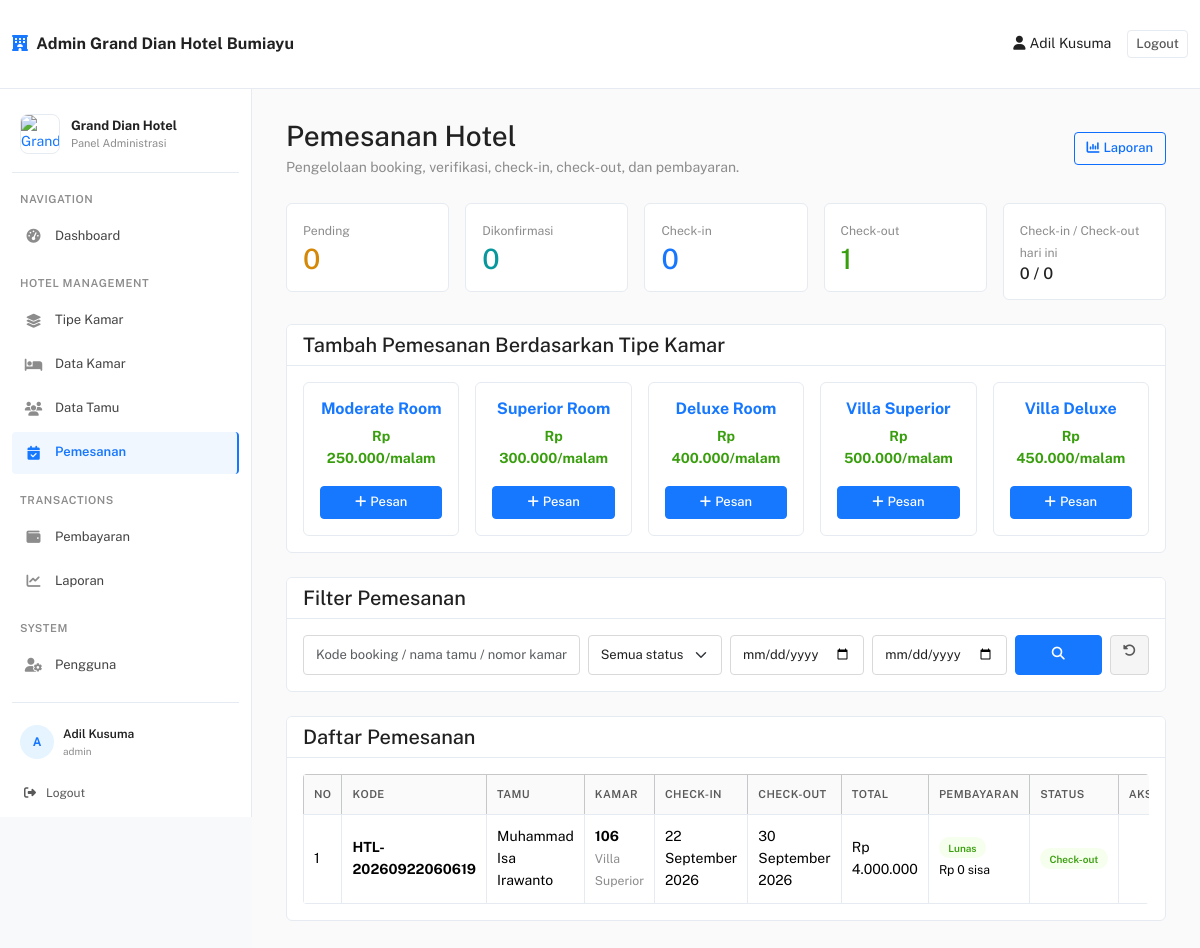
/admin/pemesanan/pemesanan.php (signed in), run on the app's committed database.
### tables this page shows
CREATE TABLE `tbl_tipe_kamar` (
  `id_tipe` int(11) NOT NULL,
  `nama_tipe` varchar(100) NOT NULL,
  `harga` decimal(12,2) NOT NULL,
  `fasilitas` text DEFAULT NULL,
  `keterangan` text DEFAULT NULL
);

CREATE TABLE `tbl_booking` (
  `id_booking` int(11) NOT NULL,
  `kode_booking` varchar(30) NOT NULL,
  `id_tamu` int(11) NOT NULL,
  `id_kamar` int(11) NOT NULL,
  `check_in` date NOT NULL,
  `check_out` date NOT NULL,
  `jumlah_tamu` int(11) DEFAULT 1,
  `total` decimal(12,2) NOT NULL,
  `status` enum('pending','dikonfirmasi','checkin','checkout','dibatalkan') DEFAULT 'pending'
);

CREATE TABLE `tbl_tamu` (
  `id_tamu` int(11) NOT NULL,
  `nama` varchar(100) NOT NULL,
  `no_identitas` varchar(50) DEFAULT NULL,
  `no_hp` varchar(20) DEFAULT NULL,
  `email` varchar(100) DEFAULT NULL,
  `alamat` text DEFAULT NULL
);

CREATE TABLE `tbl_kamar` (
  `id_kamar` int(11) NOT NULL,
  `nomor_kamar` varchar(20) NOT NULL,
  `id_tipe` int(11) NOT NULL,
  `status` enum('tersedia','terisi','maintenance') DEFAULT 'tersedia'
);

### database/fungsi_hotel.php (called while the page is built, shortened)
<?php
if (!function_exists('e')) {
    function e($value): string
    {
        return htmlspecialchars((string) $value, ENT_QUOTES, 'UTF-8');
    }
}
if (!function_exists('rupiah')) {
    function rupiah($angka): string
    {
        return 'Rp ' . number_format((float) $angka, 0, ',', '.');
    }
}
if (!function_exists('tanggal_id')) {
    function tanggal_id(?string $tanggal): string
    {
        $bulan = [
            1 => 'Januari', 'Februari', 'Maret', 'April', 'Mei', 'Juni',
            'Juli', 'Agustus', 'September', 'Oktober', 'November', 'Desember'
        ];
        $dt = new DateTime($tanggal);
        return (int) $dt->format('d') . ' ' . $bulan[(int) $dt->format('m')] . ' ' . $dt->format('Y');
    }
}
if (!function_exists('status_booking_label')) {
    function status_booking_label(?string $status): string
    {
        $status = strtolower(trim((string) $status));
        return match ($status) {
            'pending' => 'Pending',
            'dikonfirmasi' => 'Dikonfirmasi',
            'checkin' => 'Check-in',
            'checkout' => 'Check-out',
            'dibatalkan' => 'Dibatalkan',
            default => ucfirst($status ?: 'Tidak diketahui'),
        };
    }
}
if (!function_exists('status_booking_badge')) {
    function status_booking_badge(?string $status): string
    {
        $status = strtolower(trim((string) $status));
        return match ($status) {
            'pending' => 'bg-warning text-dark',
            'dikonfirmasi' => 'bg-info text-dark',
            'checkin' => 'bg-primary',
            'checkout' => 'bg-success',
            'dibatalkan' => 'bg-danger',
            default => 'bg-secondary',
        };
    }
}
if (!function_exists('status_pembayaran')) {
    function status_pembayaran(float $total, float $terbayar): string
    {
        if ($terbayar + 0.009 >= $total) {
            return 'Lunas';
        }
        return 'DP';
    }
}
if (!function_exists('status_pembayaran_badge')) {
    function status_pembayaran_badge(string $status): string
    {
        return match ($status) {
            'Lunas' => 'bg-success',
            'DP' => 'bg-warning text-dark',
            default => 'bg-danger',
        };
    }
}
?>

### admin/pemesanan/pemesanan.php (the view, shortened to what this page needs)
<?php
require_once '../../database/koneksi.php';
require_once '../../database/fungsi_hotel.php';
$q = trim($_GET['q'] ?? '');
$tanggal_dari = $_GET['tanggal_dari'] ?? '';
$tanggal_sampai = $_GET['tanggal_sampai'] ?? '';
$where = [];
$where_sql = $where ? 'WHERE ' . implode(' AND ', $where) : '';
$query_tipe = mysqli_query($con, "SELECT id_tipe, nama_tipe, harga FROM tbl_tipe_kamar ORDER BY id_tipe ASC");
$query_booking = mysqli_query($con, "
    SELECT
        b.id_booking, b.kode_booking, b.check_in, b.check_out, b.jumlah_tamu, b.total,
        LOWER(TRIM(b.status)) AS status_booking,
        t.nama AS nama_tamu,
        k.id_kamar, k.nomor_kamar,
        tk.nama_tipe,
        COALESCE((SELECT SUM(p.jumlah_bayar) FROM tbl_pembayaran p WHERE p.id_booking = b.id_booking),0) AS terbayar
    FROM tbl_booking b
    INNER JOIN tbl_tamu t ON b.id_tamu = t.id_tamu
    INNER JOIN tbl_kamar k ON b.id_kamar = k.id_kamar
    INNER JOIN tbl_tipe_kamar tk ON k.id_tipe = tk.id_tipe
    {$where_sql}
    ORDER BY b.id_booking DESC
");
$count = [];
foreach (['pending','dikonfirmasi','checkin','checkout','dibatalkan'] as $st) {
    $r = mysqli_query($con, "SELECT COUNT(*) AS total FROM tbl_booking WHERE LOWER(TRIM(status)) = '{$st}'");
    $count[$st] = (int) (mysqli_fetch_assoc($r)['total'] ?? 0);
}
$today_in = mysqli_query($con, "SELECT COUNT(*) AS total FROM tbl_booking WHERE LOWER(TRIM(status)) IN ('dikonfirmasi','checkin') AND check_in = CURDATE()");
$today_out = mysqli_query($con, "SELECT COUNT(*) AS total FROM tbl_booking WHERE LOWER(TRIM(status)) = 'checkin' AND check_out = CURDATE()");
$total_checkin_hari_ini = (int) (mysqli_fetch_assoc($today_in)['total'] ?? 0);
$total_checkout_hari_ini = (int) (mysqli_fetch_assoc($today_out)['total'] ?? 0);
?>
<!DOCTYPE html>
<html lang="id">
<head>
    <link rel="stylesheet" href="https://cdn.jsdelivr.net/npm/bootstrap@5.3.3/dist/css/bootstrap.min.css">
    <link rel="stylesheet" href="https://cdnjs.cloudflare.com/ajax/libs/font-awesome/6.5.2/css/all.min.css">
    <link rel="stylesheet" href="../../assets_mantis/css/mantis-hotel.css">
</head>
<body class="bg-light">
<nav class="navbar navbar-light mantis-topbar">
    <div class="container-fluid">
        <a href="../index.php" class="navbar-brand"><i class="fas fa-hotel me-2"></i>Admin Grand Dian Hotel Bumiayu</a>
        <div class="text-white"><span class="me-3"><i class="fas fa-user me-1"></i><?= e($_SESSION['nama'] ?? 'Admin'); ?></span><a href="../../logout.php" class="btn btn-outline-light btn-sm">Logout</a></div>
    </div>
</nav>
<div class="d-flex">
    <?php include '../template/sidebar.php'; ?>
    <main class="flex-grow-1 p-4">
        <div class="d-flex flex-wrap justify-content-between align-items-center mb-4 gap-2 no-print">
            <div><h3 class="mb-1">Pemesanan Hotel</h3><p class="text-muted mb-0">Pengelolaan booking, verifikasi, check-in, check-out, dan pembayaran.</p></div>
            <a href="../laporan/index.php" class="btn btn-outline-primary"><i class="fas fa-chart-column me-1"></i>Laporan</a>
        </div>
        <div class="row g-3 mb-4 no-print">
            <div class="col-lg col-md-4"><div class="card stat-card shadow-sm"><div class="card-body"><small class="text-muted">Pending</small><h3 class="mb-0 text-warning"><?= $count['pending']; ?></h3></div></div></div>
            <div class="col-lg col-md-4"><div class="card stat-card shadow-sm"><div class="card-body"><small class="text-muted">Dikonfirmasi</small><h3 class="mb-0 text-info"><?= $count['dikonfirmasi']; ?></h3></div></div></div>
            <div class="col-lg col-md-4"><div class="card stat-card shadow-sm"><div class="card-body"><small class="text-muted">Check-in</small><h3 class="mb-0 text-primary"><?= $count['checkin']; ?></h3></div></div></div>
            <div class="col-lg col-md-4"><div class="card stat-card shadow-sm"><div class="card-body"><small class="text-muted">Check-out</small><h3 class="mb-0 text-success"><?= $count['checkout']; ?></h3></div></div></div>
            <div class="col-lg col-md-4"><div class="card stat-card shadow-sm"><div class="card-body"><small class="text-muted">Check-in / Check-out hari ini</small><h6 class="mb-0"><?= $total_checkin_hari_ini; ?> / <?= $total_checkout_hari_ini; ?></h6></div></div></div>
        </div>
        <div class="card shadow-sm border-0 mb-4 no-print">
            <div class="card-header bg-white"><h5 class="mb-0">Tambah Pemesanan Berdasarkan Tipe Kamar</h5></div>
            <div class="card-body"><div class="row row-cols-1 row-cols-md-3 row-cols-xl-5 g-3">
                <?php if ($query_tipe && mysqli_num_rows($query_tipe) > 0): while ($tipe = mysqli_fetch_assoc($query_tipe)): ?>
                    <div class="col"><div class="card h-100 kotak-tipe border-primary"><div class="card-body text-center"><h6 class="fw-bold text-primary"><?= e($tipe['nama_tipe']); ?></h6><div class="text-success fw-bold mb-3"><?= rupiah($tipe['harga']); ?>/malam</div><a href="tambah.php?id_tipe=<?= (int)$tipe['id_tipe']; ?>" class="btn btn-primary w-100"><i class="fas fa-plus me-1"></i>Pesan</a></div></div></div>
                <?php endwhile; else: ?><div class="col-12 text-muted">Belum ada tipe kamar.</div><?php endif; ?>
            </div></div>
        </div>
        <div class="card shadow-sm border-0 mb-4 no-print">
            <div class="card-header bg-white"><h5 class="mb-0">Filter Pemesanan</h5></div>
            <div class="card-body"><form class="row g-2" method="GET">
                <div class="col-lg-4"><input type="text" name="q" class="form-control" value="<?= e($q); ?>" placeholder="Kode booking / nama tamu / nomor kamar"></div>
                <div class="col-lg-2"><select name="status" class="form-select"><option value="">Semua status</option></select></div>
                <div class="col-lg-2"><input type="date" name="tanggal_dari" class="form-control" value="<?= e($tanggal_dari); ?>"></div>
                <div class="col-lg-2"><input type="date" name="tanggal_sampai" class="form-control" value="<?= e($tanggal_sampai); ?>"></div>
                <div class="col-lg-2 d-flex gap-2"><button class="btn btn-primary flex-fill"><i class="fas fa-search"></i></button><a href="pemesanan.php" class="btn btn-secondary"><i class="fas fa-rotate-left"></i></a></div>
            </form></div>
        </div>
        <div class="card shadow-sm border-0">
            <div class="card-header bg-white"><h5 class="mb-0">Daftar Pemesanan</h5></div>
            <div class="card-body"><div class="table-responsive">
                <table class="table table-bordered table-hover align-middle">
                    <thead class="table-light"><tr><th>No</th><th>Kode</th><th>Tamu</th><th>Kamar</th><th>Check-in</th><th>Check-out</th><th>Total</th><th>Pembayaran</th><th>Status</th><th class="no-print">Aksi</th></tr></thead>
                    <tbody>
                    <?php if ($query_booking && mysqli_num_rows($query_booking) > 0): $no = 1; while ($b = mysqli_fetch_assoc($query_booking)): $bayar = (float)$b['terbayar']; $sisa = max(0, (float)$b['total'] - $bayar); $ps = status_pembayaran((float)$b['total'], $bayar); $st = strtolower(trim($b['status_booking'])); ?>
                        <tr>
                            <td><?= $no++; ?></td><td class="fw-bold"><?= e($b['kode_booking']); ?></td><td><?= e($b['nama_tamu']); ?></td>
                            <td><strong><?= e($b['nomor_kamar']); ?></strong><br><small class="text-muted"><?= e($b['nama_tipe']); ?></small></td>
                            <td><?= tanggal_id($b['check_in']); ?></td><td><?= tanggal_id($b['check_out']); ?></td>
                            <td><?= rupiah($b['total']); ?></td>
                            <td><span class="badge <?= status_pembayaran_badge($ps); ?>"><?= $ps; ?></span><br><small><?= rupiah($sisa); ?> sisa</small></td>
                            <td><span class="badge <?= status_booking_badge($st); ?>"><?= status_booking_label($st); ?></span></td>
                            <td class="text-center no-print" style="min-width:220px">
                            </td>
                        </tr>
                    <?php endwhile; else: ?><tr><td colspan="10" class="text-center py-4 text-muted">Belum ada data pemesanan yang sesuai filter.</td></tr><?php endif; ?>
                    </tbody>
                </table>
            </div></div>
        </div>
    </main>
</div>
</body>
</html>

### assets_mantis/css/mantis-hotel.css (style rules this page uses)
:root { --mantis-primary: #1677ff; --mantis-primary-dark: #0958d9; --mantis-primary-soft: #e6f4ff; --mantis-success: #52c41a; --mantis-info: #13c2c2; --mantis-warning: #faad14; --mantis-danger: #ff4d4f; --mantis-text: #212121; --mantis-muted: #8c8c8c; --mantis-border: #e6ebf1; --mantis-bg: #fafafb; --mantis-surface: #ffffff; --mantis-shadow: 0 1px 4px rgba(0,0,0,.08); --mantis-radius: 6px; --mantis-sidebar: 252px; }
*, *::before, *::after { box-sizing: border-box; }
html { min-height: 100%; overflow-y: auto; }
body { min-height: 100vh; margin: 0; background: var(--mantis-bg) !important; color: var(--mantis-text); font-family: "Public Sans", -apple-system, BlinkMacSystemFont, "Segoe UI", Roboto, Helvetica, Arial, sans-serif !important; font-size: 14px; line-height: 1.57; }
body, button, input, textarea, select, option, table, .btn, .form-control, .form-select { font-family: "Public Sans", -apple-system, BlinkMacSystemFont, "Segoe UI", Roboto, Helvetica, Arial, sans-serif !important; }
a { color: var(--mantis-primary); text-decoration: none; }
.mantis-topbar, .navbar.bg-danger { min-height: 72px; background: var(--mantis-surface) !important; color: var(--mantis-text) !important; border: 0 !important; border-bottom: 1px solid var(--mantis-border) !important; box-shadow: none !important; position: sticky; top: 0; z-index: 1040; }
.mantis-topbar .container-fluid, .navbar.bg-danger .container-fluid { min-height: 72px; }
.mantis-topbar .navbar-brand, .navbar.bg-danger .navbar-brand { color: var(--mantis-text) !important; font-weight: 700; font-size: 16px; letter-spacing: .01em; }
.mantis-topbar .navbar-brand i, .navbar.bg-danger .navbar-brand i { color: var(--mantis-primary); }
.mantis-topbar .text-white, .navbar.bg-danger .text-white { color: var(--mantis-text) !important; }
.mantis-topbar .btn-outline-light, .navbar.bg-danger .btn-outline-light { color: #595959 !important; border-color: var(--mantis-border) !important; background: #fff !important; }
body > .d-flex, body .d-flex { min-width: 0; }
.d-flex > .flex-grow-1, .d-flex > main.flex-grow-1 { min-width: 0; padding: 30px 34px !important; background: var(--mantis-bg); }
.card { border: 1px solid var(--mantis-border) !important; border-radius: var(--mantis-radius) !important; box-shadow: none !important; background: var(--mantis-surface); }
.card-header { background: var(--mantis-surface) !important; border-bottom: 1px solid var(--mantis-border) !important; color: var(--mantis-text); font-weight: 600; }
.card-body { color: var(--mantis-text); }
.shadow-sm, .shadow { box-shadow: none !important; }
.btn { border-radius: 4px !important; font-size: 13px !important; font-weight: 500 !important; line-height: 1.45; }
.btn-primary { --bs-btn-color:#fff; --bs-btn-bg:var(--mantis-primary); --bs-btn-border-color:var(--mantis-primary); --bs-btn-hover-color:#fff; --bs-btn-hover-bg:var(--mantis-primary-dark); --bs-btn-hover-border-color:var(--mantis-primary-dark); --bs-btn-active-bg:var(--mantis-primary-dark); --bs-btn-active-border-color:var(--mantis-primary-dark); }
.btn-secondary { --bs-btn-color:#595959; --bs-btn-bg:#f5f5f5; --bs-btn-border-color:#d9d9d9; --bs-btn-hover-color:#212121; --bs-btn-hover-bg:#fafafa; --bs-btn-hover-border-color:#bfbfbf; }
.form-control, .form-select { min-height: 40px; border: 1px solid #d9d9d9 !important; border-radius: 4px !important; color: var(--mantis-text); font-size: 13px; box-shadow: none !important; }
.table { margin-bottom: 0; color: var(--mantis-text); --bs-table-border-color: var(--mantis-border); }
.table > :not(caption) > * > * { padding: 11px 10px; }
.table thead th { color: #595959; background: #fafafa; border-bottom: 1px solid var(--mantis-border); font-size: 11px; font-weight: 600; text-transform: uppercase; letter-spacing: .035em; white-space: nowrap; }
.table-responsive { border-radius: 4px; }
.badge { border-radius: 999px !important; padding: .34rem .58rem !important; font-size: 10px !important; font-weight: 600 !important; }
.badge.bg-success { background:#f6ffed !important; color:#389e0d !important; }
.text-muted { color: var(--mantis-muted) !important; }
.text-primary { color: var(--mantis-primary) !important; }
.text-success { color: #389e0d !important; }
.text-warning { color: #d48806 !important; }
.text-info { color: #08979c !important; }
.stat-card { border:1px solid var(--mantis-border) !important; border-radius:6px !important; }
.kotak-tipe { border-color:var(--mantis-border) !important; }

### data on the page
tbl_tipe_kamar: nama_tipe "Moderate Room", harga "Rp 250.000"
tbl_tipe_kamar: nama_tipe "Superior Room", harga "Rp 300.000"
tbl_tipe_kamar: nama_tipe "Deluxe Room", harga "Rp 400.000"
tbl_tipe_kamar: nama_tipe "Villa Superior", harga "Rp 500.000"
tbl_tipe_kamar: nama_tipe "Villa Deluxe", harga "Rp 450.000"
tbl_booking: kode_booking "HTL-20260922060619", id_tamu.nama "Muhammad Isa Irawanto", id_kamar.nomor_kamar "106", tbl_tipe_kamar.nama_tipe "Villa Superior", check_in "22 September 2026", check_out "30 September 2026", total "Rp 4.000.000", ps "Lunas", sisa "Rp 0", st "Check-out"

### other printed values
$_SESSION['nama'] "Adil Kusuma"
$inisial "A"
$nama_pengguna "Adil Kusuma"
$_SESSION['peran'] "admin"
$count['pending'] "0"
$count['dikonfirmasi'] "0"
$count['checkin'] "0"
$count['checkout'] "1"
$total_checkin_hari_ini "0"
$total_checkout_hari_ini "0"
